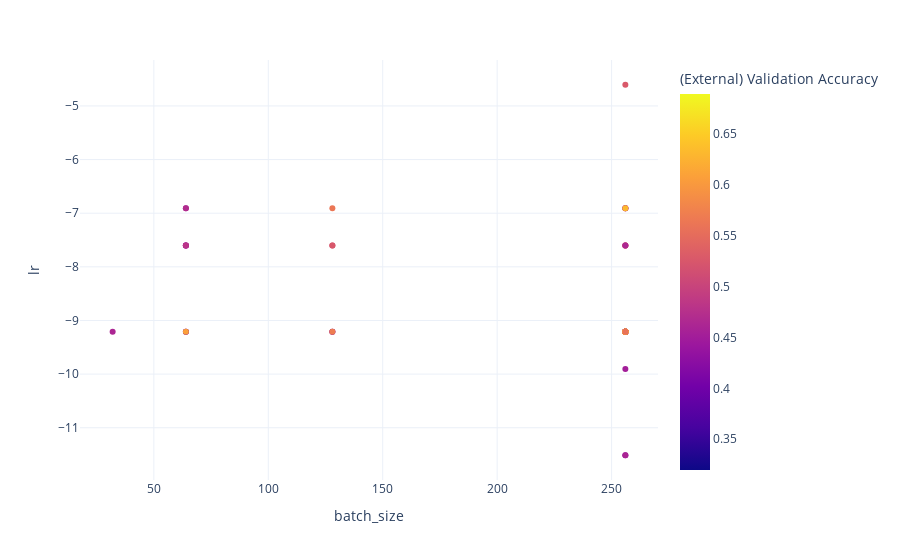

Notebook cell for this chart:
### Code cell
import plotly.express as px

df['lr'] = np.log(df['learning_rate'] + 1e-10)

fig = px.scatter(df, x='batch_size', y='lr',
              color='(External) Validation Accuracy')
fig.show()

### Figure 1 — Plotly figure (JSON) as saved in the notebook; plotly's stock layout.template omitted (floating-point values rounded to 4 significant figures)
{"data": [{"hovertemplate": "batch_size=%{x}<br>lr=%{y}<br>(External) Validation Accuracy=%{marker.color}<extra></extra>", "legendgroup": "", "marker": {"color": [0.4936, 0.6421, 0.5246, 0.4995, 0.6889, 0.4759, 0.5121, 0.516, 0.531, 0.4512, 0.4733, 0.3453, 0.5206, 0.5253, 0.4567, 0.4628, 0.5297, 0.4805, 0.5161, 0.4696, 0.5182, 0.3198, 0.4674, 0.4809, 0.4019, 0.4411, 0.4385, 0.4619, 0.4802, 0.4593, 0.4835, 0.4802, 0.539, 0.4695, 0.4633, 0.3923, 0.3389, 0.4826, 0.4588, 0.4323, 0.513, 0.4624, 0.549, 0.4907, 0.4599, 0.4907, 0.5049, 0.5455, 0.5024, 0.4153, 0.4436, 0.425, 0.6624, 0.6601, 0.6488, 0.6396, 0.631, 0.6175, 0.6086, 0.6067, 0.5922, 0.5699, 0.5619, 0.5574, 0.5273], "coloraxis": "coloraxis", "symbol": "circle"}, "mode": "markers", "name": "", "orientation": "v", "showlegend": false, "type": "scatter", "x": [256, 256, 128, 256, 256, 256, 256, 256, 256, 256, 256, 256, 128, 128, 64, 256, 256, 256, 256, 256, 256, 256, 256, 256, 256, 64, 64, 64, 64, 256, 256, 256, 256, 64, 64, 64, 256, 256, 256, 256, 256, 32, 256, 256, 256, 256, 256, 256, 256, 128, 256, 256, 256, 256, 256, 256, 256, 256, 256, 64, 256, 128, 128, 256, 256], "xaxis": "x", "y": [-9.21, -9.21, -9.21, -7.601, -9.21, -9.21, -7.601, -7.601, -9.21, -9.903, -9.21, -9.21, -7.601, -7.601, -6.908, -7.601, -9.21, -9.21, -9.21, -9.21, -9.21, -9.21, -9.21, -9.21, -9.21, -7.601, -7.601, -7.601, -7.601, -6.908, -9.21, -9.21, -9.21, -6.908, -9.21, -9.21, -9.21, -9.21, -6.908, -11.51, -9.21, -9.21, -9.21, -9.21, -11.51, -9.21, -9.21, -9.21, -6.908, -9.21, -9.21, -9.21, -9.21, -9.21, -9.21, -9.21, -6.908, -9.21, -9.21, -9.21, -9.21, -9.21, -6.908, -9.21, -4.605], "yaxis": "y"}], "layout": {"autosize": true, "coloraxis": {"colorbar": {"title": {"text": "(External) Validation Accuracy"}}, "colorscale": [[0, "#0d0887"], [0.1111, "#46039f"], [0.2222, "#7201a8"], [0.3333, "#9c179e"], [0.4444, "#bd3786"], [0.5556, "#d8576b"], [0.6667, "#ed7953"], [0.7778, "#fb9f3a"], [0.8889, "#fdca26"], [1, "#f0f921"]]}, "legend": {"tracegroupgap": 0}, "margin": {"t": 60}, "xaxis": {"anchor": "y", "autorange": true, "domain": [0, 1], "range": [17.56, 270.4], "title": {"text": "batch_size"}, "type": "linear"}, "yaxis": {"anchor": "x", "autorange": true, "domain": [0, 1], "range": [-12.05, -4.07], "title": {"text": "lr"}, "type": "linear"}}}
